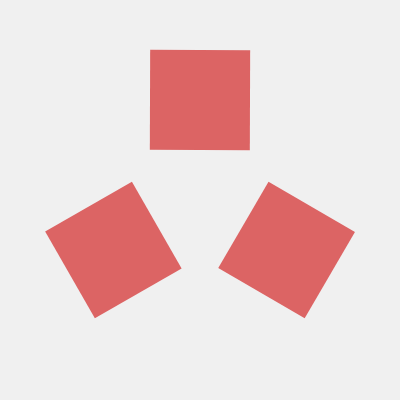
Frame 1 (no input)
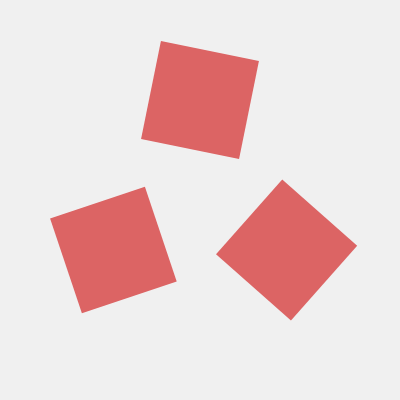
Frame 60 (no input)
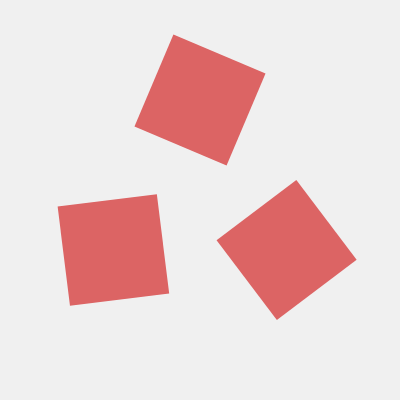
Frame 120 (the mouse pressed at the canvas centre since frame 60)

The p5.js sketch that drew these frames (run headless with seeded random() and noise() and a simulated clock; from frame 60 on, the mouse is pressed at the canvas centre):

// p5.js sketch
// ── sketch.js
let NUM = 3;
let ANGLE = 0;

function setup() {
  createCanvas(400, 400);
  rectMode(CENTER);

  ANGLE = TWO_PI / NUM;
}

function draw() {
  background(240);

  translate(width / 2, width / 2);

  let sec = millis() / 1000;

  for (let i = 0; i < NUM; i++) {
    push();
    rotate(i * ANGLE);

    noStroke();
    fill(220, 100, 100);

    push();
    translate(0, -100);
    rotate(sec * 0.2);
    
    square(0, 0, 100);
    pop();

    pop();
  }
}
